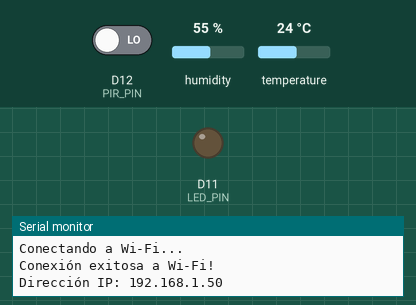
This sketch was run on a simulated Arduino MKR. On the bench: output pins drawn as LEDs (lit = HIGH), the last lines printed to the serial monitor. The inputs (shaded band) are chosen by the test bench; at power-on: D12 (PIR_PIN) LOW, humidity 55 %, temperature 24 °C. WiFi joins after 1.5 s; servers stay silent unless stated; uploads are accepted with an empty reply.

Above: at 2.7 s.
2.8 s: D12 (PIR_PIN) driven HIGH
At 4.6 s:
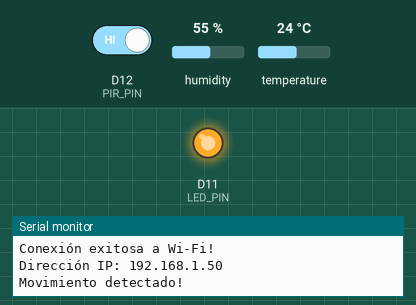
Timing chart, 0 to 6.1 s (numbered marks = the images above; inputs shaded):
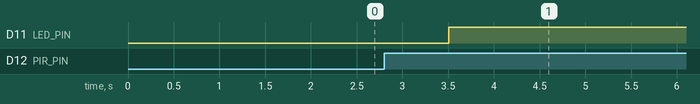

The sketch:

projecte-cu.ino
```cpp
#define PIR_PIN 12 // Pin de salida de datos del sensor PIR
#define LED_PIN 11 // Pin para el LED
#define DHT11_PIN 8 // Para el sensor DHT11

#include <dht.h>      // Librería del sensor DHT
#include <WiFiNINA.h> // Librería para WiFi
#include <ArduinoHttpClient.h> // Librería para HTTP

dht DHT; // Instancia del sensor DHT

// Credenciales de Wi-Fi
const char* ssid = "TP-Link_6278";         // Nombre de tu red Wi-Fi
const char* password = "71279664";         // Contraseña de tu red Wi-Fi

// Dirección de la API
const char* serverAddress = "192.168.0.100"; // Dirección IP del PC donde está la API
int port = 5000;                             // Puerto donde está corriendo la API

WiFiClient wifiClient;
HttpClient client(wifiClient, serverAddress, port);

int estadoAnterior = LOW;        // Variable para guardar el estado anterior del sensor PIR
bool ledEncendido = false;       // Variable para el estado del LED

// Tiempos para control de intervalos
unsigned long lastDHTSendTime = 0; // Último tiempo de envío del DHT
unsigned long lastPIRCheckTime = 0; // Último tiempo de lectura del PIR
const unsigned long DHTInterval = 5000; // Intervalo de envío del DHT (5 segundos)
const unsigned long PIRInterval = 1000; // Intervalo de lectura del PIR (1 segundo)

void setup() {
  pinMode(PIR_PIN, INPUT);    // Configuramos el pin como entrada
  pinMode(LED_PIN, OUTPUT);   // Configuramos el pin del LED como salida
  Serial.begin(9600);         // Iniciamos la comunicación serial
  Serial.println("Iniciando...");

  // Iniciar conexión Wi-Fi
  conectarWiFi();
}

void loop() {
  // Verificar si el Wi-Fi está conectado
  if (WiFi.status() != WL_CONNECTED) {
    Serial.println("Wi-Fi desconectado. Intentando reconectar...");
    conectarWiFi();
  }

  // Leer y enviar datos del sensor DHT11 cada 5 segundos
  if (millis() - lastDHTSendTime >= DHTInterval) {
    if (WiFi.status() == WL_CONNECTED) {
      enviarDatosDHT();
    }
    lastDHTSendTime = millis(); // Actualizar el tiempo del último envío
  }

  // Leer el sensor PIR cada 1 segundo
  if (millis() - lastPIRCheckTime >= PIRInterval) {
    leerSensorPIR();
    lastPIRCheckTime = millis(); // Actualizar el tiempo de la última lectura
  }
}

void conectarWiFi() {
  const unsigned long timeout = 10000; // Tiempo máximo de espera en milisegundos (10 segundos)
  unsigned long startAttemptTime = millis();

  Serial.print("Conectando a Wi-Fi...");
  WiFi.begin(ssid, password); // Intenta conectarse al Wi-Fi

  // Bucle para esperar la conexión o salir después del timeout
  while (WiFi.status() != WL_CONNECTED && (millis() - startAttemptTime) < timeout) {
    delay(1000);
    Serial.print(".");
  }

  // Verificar si se conectó o no
  if (WiFi.status() == WL_CONNECTED) {
    Serial.println("\nConexión exitosa a Wi-Fi!");
    Serial.print("Dirección IP: ");
    Serial.println(WiFi.localIP());
  } else {
    Serial.println("\nError: No se pudo conectar a Wi-Fi.");
  }
}

void enviarDatosDHT() {
  // Leer temperatura y humedad
  DHT.read11(DHT11_PIN);
  int temperatura = DHT.temperature;
  int humedad = DHT.humidity;

  // Crear el JSON para enviar
  String postData = "{\"temperatura\":" + String(temperatura) + ",\"humedad\":" + String(humedad) + "}";

  // Hacer la solicitud POST
  Serial.println("Enviando datos del DHT11 a la API...");
  client.beginRequest();
  client.post("/api/sensores"); // Ruta de la API
  client.sendHeader("Content-Type", "application/json");
  client.sendHeader("Content-Length", postData.length());
  client.beginBody();
  client.print(postData);
  client.endRequest();

  // Leer la respuesta del servidor
  int statusCode = client.responseStatusCode();
  String response = client.responseBody();
  Serial.print("Código de estado: ");
  Serial.println(statusCode);
  Serial.print("Respuesta: ");
  Serial.println(response);
  Serial.println("temperatura:" + String(temperatura) + "humedad:" + String(humedad));
}

void leerSensorPIR() {
  int estadoActual = digitalRead(PIR_PIN);

  // Si hay movimiento detectado
  if (estadoActual == HIGH && estadoAnterior == LOW) {
    Serial.println("Movimiento detectado!");
    ledEncendido = !ledEncendido; // Alternar el estado del LED
    digitalWrite(LED_PIN, ledEncendido ? HIGH : LOW);
  }

  estadoAnterior = estadoActual; // Actualizar el estado anterior
}
```

Measured:
- after the input at 2.8 s, D11 (LED_PIN): LOW → HIGH after 0.70 s
